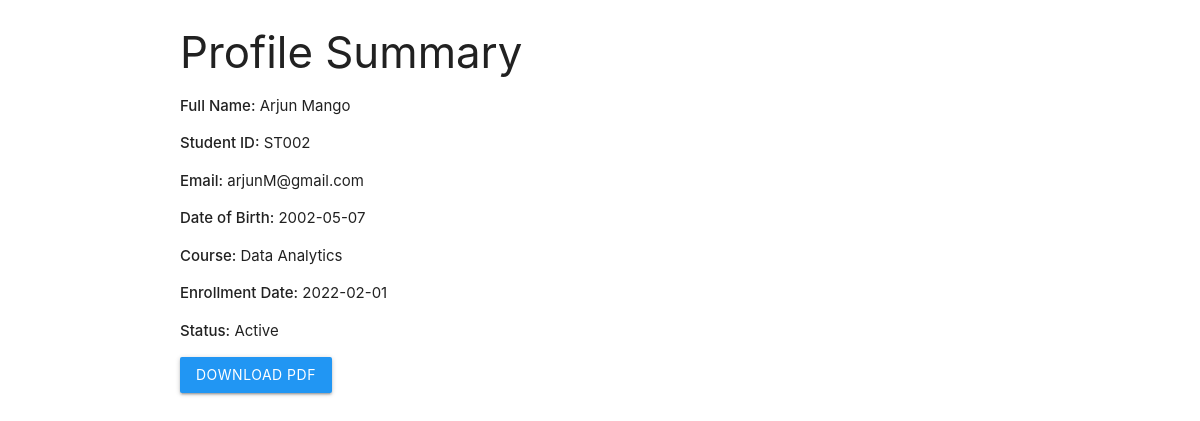
The page /profile.php?student_id=ST002 on the database its author committed.
### tables this page shows
CREATE TABLE IF NOT EXISTS `students` (
  `id` int NOT NULL AUTO_INCREMENT COMMENT 'Unique ID for each record',
  `full_name` varchar(100) NOT NULL COMMENT 'Student''s full name',
  `student_id` varchar(20) NOT NULL COMMENT 'Student ID',
  `email` varchar(50) NOT NULL COMMENT 'Student''s email address',
  `date_of_birth` date NOT NULL COMMENT 'Date of birth',
  `course_of_study` varchar(100) NOT NULL COMMENT 'Course name',
  `enrollment_date` date NOT NULL COMMENT 'Date of enrollment',
  `status` varchar(20) DEFAULT NULL COMMENT 'Academic status',
  PRIMARY KEY (`id`)
);

### profile.php (the view, shortened to what this page needs)
<?php
include 'db.php';
$student_id = $_GET['student_id'];
$stmt = $conn->prepare("SELECT * FROM students WHERE student_id = ?");
$stmt->bind_param("s", $student_id);
$stmt->execute();
$result = $stmt->get_result();
$student = $result->fetch_assoc();
?>
<!DOCTYPE html>
<html>
<head>
    <link rel="stylesheet" href="https://cdnjs.cloudflare.com/ajax/libs/materialize/1.0.0/css/materialize.min.css">
</head>
<body>
<div class="container">
    <h3>Profile Summary</h3>
    <p><strong>Full Name:</strong> <?php echo htmlspecialchars($student['full_name']); ?></p>
    <p><strong>Student ID:</strong> <?php echo htmlspecialchars($student['student_id']); ?></p>
    <p><strong>Email:</strong> <?php echo htmlspecialchars($student['email']); ?></p>
    <p><strong>Date of Birth:</strong> <?php echo htmlspecialchars($student['date_of_birth']); ?></p>
    <p><strong>Course:</strong> <?php echo htmlspecialchars($student['course_of_study']); ?></p>
    <p><strong>Enrollment Date:</strong> <?php echo htmlspecialchars($student['enrollment_date']); ?></p>
    <p><strong>Status:</strong> <?php echo htmlspecialchars($student['status']); ?></p>
    <button id="downloadPdf" class="btn blue">Download PDF</button>
</div>
</body>
</html>

### rows shown on the page
students: full_name "Arjun Mango", student "ST002", email "arjunM@gmail.com", date_of_birth "2002-05-07", course_of_study "Data Analytics", enrollment_date "2022-02-01", status "Active"
